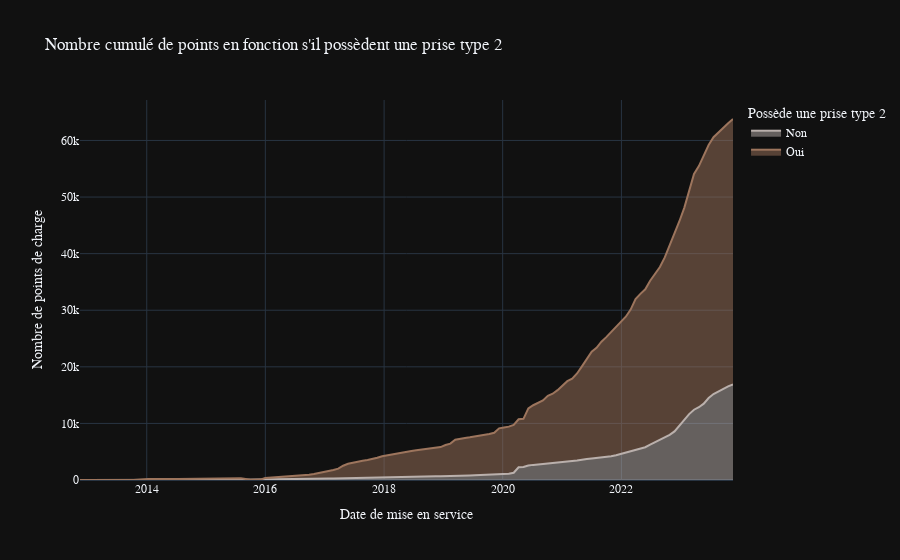

The code cell stored with this chart in its notebook:
### Code cell
dfv = dfv1.sort_values(by="date_mise_en_service")\
  .groupby(["date_mise_en_service","prise_type_2"], as_index=False)\
  ["id_pdc_itinerance"]\
  .count()

dfv["id_pdc_itinerance"] = dfv.groupby(["prise_type_2"])\
  ["id_pdc_itinerance"]\
  .cumsum()

fig = px.area(dfv 
        ,x="date_mise_en_service"
        ,y="id_pdc_itinerance"
        ,color="prise_type_2"
        ,labels=irve.labels
        ,title="Nombre cumulé de points en fonction s'il possèdent une prise type 2"
        ,color_discrete_sequence=px.colors.qualitative.T10[::-1]
       )

fig.update_layout(
    font_family="Raleway",
    yaxis_title = "Nombre de points de charge"
)

fig.write_image("img/6_t2.svg")
fig
